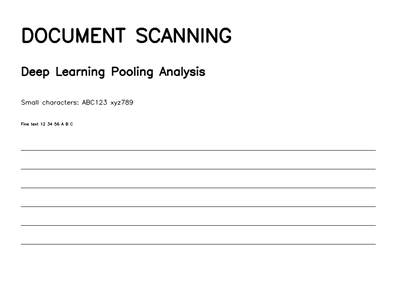
#> input picture dataset/sample_document.png, 417 x 292 px, shrunk from 1000 x 700 before the run, found by its file name
$ python preprocessing.py
#> lines starting #> are read from the running program, lines starting #| are printed output that depends on the picture
import cv2
import os
import matplotlib.pyplot as plt


# Create results folder if it does not exist
os.makedirs("results", exist_ok=True)


# Load the document image
image = cv2.imread("dataset/sample_document.png")
#> image is the input picture: shape (292, 417, 3); min 0, max 255, mean 248.4

if image is None:
    print("Error: Unable to load the document image.")
    exit()


# Convert image to grayscale
gray_image = cv2.cvtColor(
    image,
    cv2.COLOR_BGR2GRAY
)


# Apply Gaussian Blur for basic noise reduction
blurred_image = cv2.GaussianBlur(
    gray_image,
    (3, 3),
    0
)
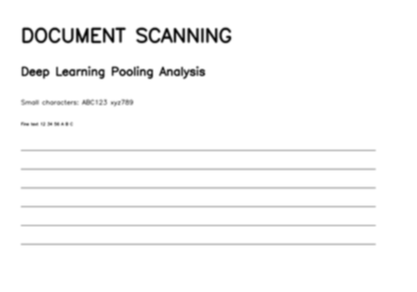
#> blurred_image: shape (292, 417); min 3, max 255, mean 248.5


# Save preprocessing outputs
cv2.imwrite(
    "results/original.png",
    image
)

cv2.imwrite(
    "results/grayscale.png",
    gray_image
)

cv2.imwrite(
    "results/preprocessed.png",
    blurred_image
)


# Display comparison
plt.figure(figsize=(12, 4))


plt.subplot(1, 3, 1)
plt.imshow(cv2.cvtColor(image, cv2.COLOR_BGR2RGB))
plt.title("Original Document")
plt.axis("off")


plt.subplot(1, 3, 2)
plt.imshow(gray_image, cmap="gray")
plt.title("Grayscale Image")
plt.axis("off")


plt.subplot(1, 3, 3)
plt.imshow(blurred_image, cmap="gray")
plt.title("Preprocessed Image")
plt.axis("off")


plt.tight_layout()

plt.savefig(
    "results/preprocessing_comparison.png",
    dpi=200
)
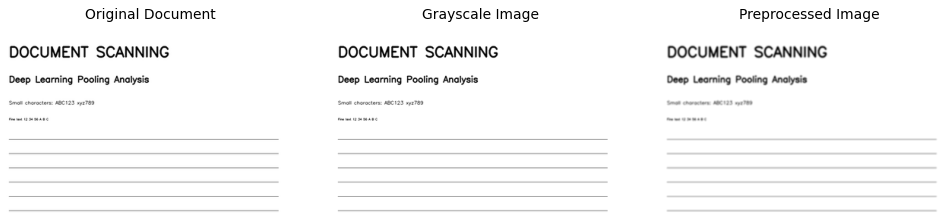
#> figure drawn by matplotlib, 3 panels

plt.show()


print("Preprocessing completed successfully.")
print("Original image shape:", image.shape)
#| Original image shape: (292, 417, 3)
print("Grayscale image shape:", gray_image.shape)
#| Grayscale image shape: (292, 417)
print("Preprocessed image shape:", blurred_image.shape)
#| Preprocessed image shape: (292, 417)

$ run again, with dataset/image.png copied over dataset/sample_document.png
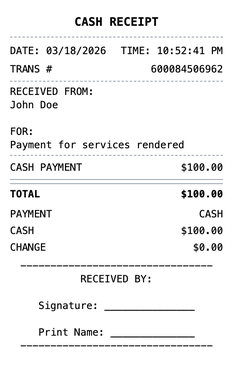
#> input picture dataset/image.png, 233 x 369 px, shrunk from 560 x 886 before the run, found by its file name
#> image is the input picture: shape (369, 233, 3); mean B, G, R 242.2, 242.1, 242
#> `blurred_image = cv2.GaussianBlur( gray_image, (3, 3), 0 )`:
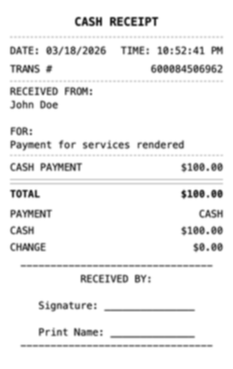
#> blurred_image: shape (369, 233); min 35, max 255, mean 242.1
#> `plt.savefig( "results/preprocessing_comparison.png", dpi=200 )`:
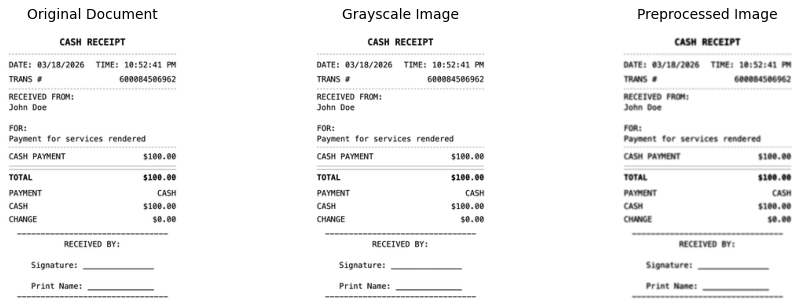
#> figure drawn by matplotlib, 3 panels
#| Original image shape: (369, 233, 3)
#| Grayscale image shape: (369, 233)
#| Preprocessed image shape: (369, 233)
